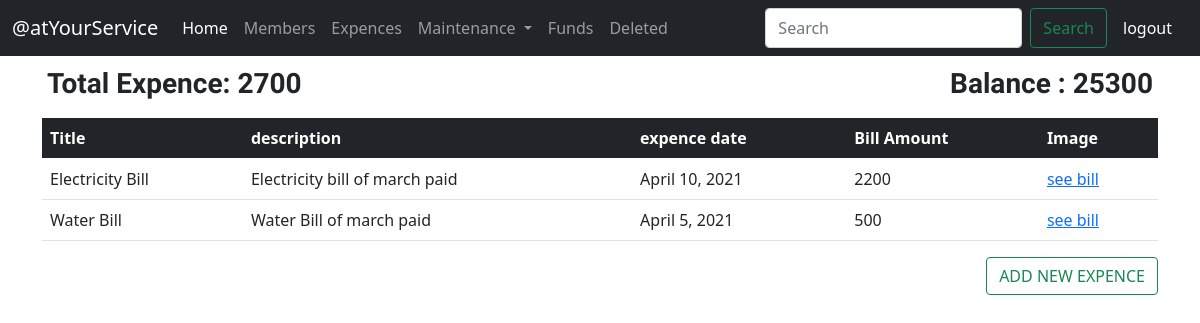
The page /Expences on the database its author committed.
### main/models.py (models this page shows, shortened)
class Balance(models.Model):
    collection=models.IntegerField()
    this_month_collection=models.IntegerField()
    expence=models.IntegerField()
    this_month_expence=models.IntegerField()
    balance=models.IntegerField()

class expence(models.Model):
    expence_id=models.AutoField
    title=models.CharField(max_length=40)
    description=models.CharField(max_length=400)
    expence_date=models.DateField()
    bill_amount=models.IntegerField()
    images=models.FileField(upload_to="main/expence/images")

### main/views.py (the view)
# urls.py: path('Expences',views.Expences,name='Expences'),
def Expences(request):
    if request.method=="POST":
        form=ImageForm(data=request.POST,files=request.FILES)
        if form.is_valid:
            form.save()
            obj=form.instance
            a=obj.bill_amount
            cur=Balance.objects.get(id=1)
            b=a+cur.expence
            c=cur.balance-a
            print(b)
            be=Balance.objects.filter(id='1').update(expence=b, balance=c)
            return redirect("/Expences")
    else:
        bal=Balance.objects.get(id='1')
        exp=expence.objects.all()
        n = len(exp)
        form = ImageForm()
        params={'form':form,'exp':exp,'len':n,'bal':bal}
        return render(request,'Expences.html',params)

### main/forms.py
class ImageForm(forms.ModelForm):
    class Meta:
        model = expence
        fields=('title','description','expence_date','bill_amount','images')
        widgets={
            'title': forms.TextInput(attrs={'class':'form-control'}),
            'description': forms.Textarea(attrs={'class':'form-control','rows':'4'}),
            'expence_date': forms.DateInput(attrs={'class':'form-control','type':'date'}),
            'bill_amount': forms.NumberInput(attrs={'class':'form-control'}),
            'image':forms.FileInput(attrs={'class':'form-control'})
        }

### main/templates/Expences.html (shortened to what this page needs)
{% extends 'basic.html' %}
{% block body %}
<div class="container">
  <div class="balsheet">
    <p class="marks">Total Expence: {{ bal.expence }}</p>
    <p class="marks float-right">Balance : {{ bal.balance}}</p>
  </div>
  <table class="table table-hover">
    <thead class="table-dark">
      <tr>
        <th scope="col">Title</th>
        <th scope="col">description</th>
        <th scope="col">expence date</th>
        <th scope="col">Bill Amount</th>
        <th scope="col">Image</th>
      </tr>
    </thead>
    <tbody>
      {% for i in exp %}
      <tr>
        <td>{{ i.title}}</td>
        <td>{{ i.description}}</td>
        <td>{{ i.expence_date}}</td>
        <td>{{ i.bill_amount}}</td>
        <td><a href="{{i.images.url}}" target="_blank">see bill</a></td>
      </tr>
      {% endfor %}
    </tbody>
  </table>
  <button class='btn btn-outline-success float-right' data-bs-toggle="modal" data-bs-target="#exampleModal">ADD NEW
    EXPENCE</button>
</div>
{% endblock%}

### main/templates/basic.html (style rules this page uses)
.container { padding-top: 5px; }
.float-right { display: inline; float: right; }
.marks { font-size: 28px; font-weight: bolder; display: inline; line-height: 36px; font-family: 'New Tegomin', serif; }
.balsheet { padding: 5px 5px; }

### rows shown on the page
Balance: expence "2700", balance "25300"
expence: title "Electricity Bill", description "Electricity bill of march paid", expence_date "April 10, 2021", bill_amount "2200"
expence: title "Water Bill", description "Water Bill of march paid", expence_date "April 5, 2021", bill_amount "500"
